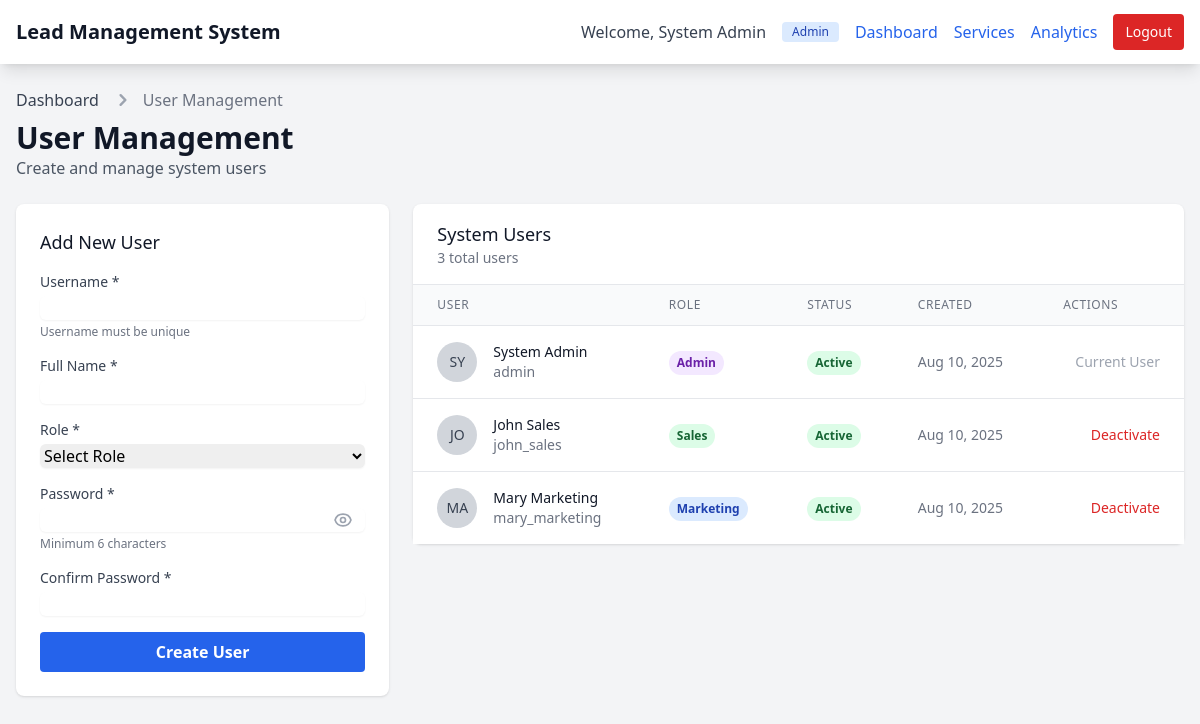
The page /users.php (signed in) on the database as committed earlier.
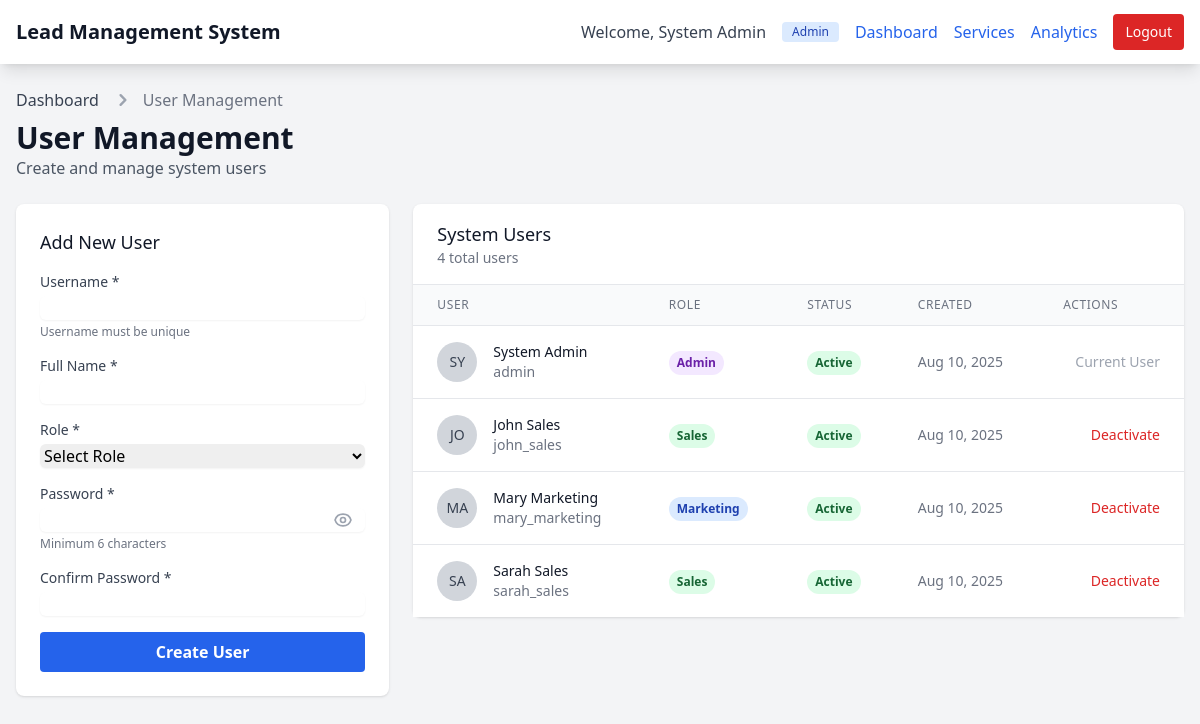
The same page on the database as committed later.
### tables this page shows
CREATE TABLE users (
    id INT PRIMARY KEY AUTO_INCREMENT,
    username VARCHAR(50) UNIQUE NOT NULL,
    password VARCHAR(255) NOT NULL,
    full_name VARCHAR(100),
    role ENUM('admin', 'sales', 'marketing') NOT NULL,
    is_active TINYINT(1) DEFAULT 1,
    created_at TIMESTAMP DEFAULT CURRENT_TIMESTAMP
);

### includes/auth.php (called while the page is built, shortened)
<?php
require_once 'connect.php';
function is_logged_in() {
    return isset($_SESSION['user_id']) && !empty($_SESSION['user_id']);
}
function get_logged_in_user() {
    $query = "SELECT id, username, full_name, role FROM users WHERE id = ?";
    return get_row($query, [$_SESSION['user_id']], 'i');
}
?>

### includes/connect.php (called while the page is built, shortened)
<?php
$conn = null;
try {
    $conn = new mysqli(DB_HOST, DB_USER, DB_PASS, DB_NAME);
} catch (Exception $e) {
    error_log("Database connection exception: " . $e->getMessage());
    die("Database configuration error. Please contact administrator.");
}
function execute_query($query, $params = [], $types = '') {
    global $conn;
    try {
        if (empty($params)) {
            $result = $conn->query($query);
            return $result;
        }
        $stmt = $conn->prepare($query);
        if (!empty($params)) {
            if (!$stmt->bind_param($types, ...$params)) {
                error_log("Bind param failed: " . $stmt->error);
                $stmt->close();
                throw new Exception("Parameter binding failed");
            }
        }
        if (!$stmt->execute()) {
            error_log("Execute failed: " . $stmt->error . " | Query: " . $query);
            $stmt->close();
            throw new Exception("Query execution failed");
        }
        $result = $stmt->get_result();
        return $result;
    } catch (Exception $e) {
        error_log("Database operation error: " . $e->getMessage());
        throw $e;
    }
}
function get_row($query, $params = [], $types = '') {
    try {
        $result = execute_query($query, $params, $types);
        $row = $result->fetch_assoc();
        return $row;
    } catch (Exception $e) {
        error_log("get_row error: " . $e->getMessage());
        return null;
    }
}
function get_all($query, $params = [], $types = '') {
    try {
        $result = execute_query($query, $params, $types);
        $rows = [];
        while ($row = $result->fetch_assoc()) {
            $rows[] = $row;
        }
        return $rows;
    } catch (Exception $e) {
        error_log("get_all error: " . $e->getMessage());
        return [];
    }
}
?>

### includes/functions.php (called while the page is built, shortened)
<?php
require_once 'connect.php';
function sanitize_output($string) {
    return htmlspecialchars($string, ENT_QUOTES, 'UTF-8');
}
function format_date($date) {
    return date('M j, Y', strtotime($date));
}
?>

### users.php (the view, shortened to what the changed rows need)
<?php
require_once 'includes/auth.php';
require_once 'includes/functions.php';
$current_user = get_logged_in_user();
$users = get_all("SELECT id, username, full_name, role, is_active, created_at FROM users ORDER BY created_at DESC");
?>
<!DOCTYPE html>
<html lang="en">
<head>
    <script src="https://cdn.tailwindcss.com"></script>
</head>
<body class="bg-gray-100 min-h-screen">
    <nav class="bg-white shadow-lg">
        <div class="max-w-7xl mx-auto px-4">
            <div class="flex justify-between h-16">
                <div class="flex items-center space-x-4">
                    <span class="text-gray-700">Welcome, <?php echo sanitize_output($current_user['full_name']); ?></span>
                    <span class="bg-blue-100 text-blue-800 text-xs font-medium px-2.5 py-0.5 rounded">
                        <?php echo ucfirst($current_user['role']); ?>
                    </span>
                    <a href="index.php" class="text-blue-600 hover:text-blue-800">Dashboard</a>
                    <a href="services.php" class="text-blue-600 hover:text-blue-800">Services</a>
                    <a href="analytics.php" class="text-blue-600 hover:text-blue-800">Analytics</a>
                    <a href="logout.php" class="bg-red-600 hover:bg-red-700 text-white px-3 py-2 rounded text-sm">
                        Logout
                    </a>
                </div>
            </div>
        </div>
    </nav>
    <div class="max-w-7xl mx-auto py-6 px-4">
        <div class="mb-6">
            <h1 class="text-3xl font-bold text-gray-900 mt-2">User Management</h1>
        </div>
        <div class="grid grid-cols-1 lg:grid-cols-3 gap-6">
            <div class="lg:col-span-2">
                <div class="bg-white shadow rounded-lg">
                    <div class="px-6 py-4 border-b border-gray-200">
                        <h3 class="text-lg font-medium text-gray-900">System Users</h3>
                        <p class="text-sm text-gray-500"><?php echo count($users); ?> total users</p>
                    </div>
                    <div class="overflow-x-auto">
                        <table class="min-w-full divide-y divide-gray-200">
                            <thead class="bg-gray-50">
                                <tr>
                                    <th class="px-6 py-3 text-left text-xs font-medium text-gray-500 uppercase tracking-wider">User</th>
                                    <th class="px-6 py-3 text-left text-xs font-medium text-gray-500 uppercase tracking-wider">Role</th>
                                    <th class="px-6 py-3 text-left text-xs font-medium text-gray-500 uppercase tracking-wider">Status</th>
                                    <th class="px-6 py-3 text-left text-xs font-medium text-gray-500 uppercase tracking-wider">Created</th>
                                    <th class="px-6 py-3 text-left text-xs font-medium text-gray-500 uppercase tracking-wider">Actions</th>
                                </tr>
                            </thead>
                            <tbody class="bg-white divide-y divide-gray-200">
                                <?php foreach ($users as $user): ?>
                                    <tr class="hover:bg-gray-50">
                                        <td class="px-6 py-4 whitespace-nowrap">
                                            <div class="flex items-center">
                                                <div class="flex-shrink-0 h-10 w-10">
                                                    <div class="h-10 w-10 rounded-full bg-gray-300 flex items-center justify-center">
                                                        <span class="text-sm font-medium text-gray-700">
                                                            <?php echo strtoupper(substr($user['full_name'], 0, 2)); ?>
                                                        </span>
                                                    </div>
                                                </div>
                                                <div class="ml-4">
                                                    <div class="text-sm font-medium text-gray-900">
                                                        <?php echo sanitize_output($user['full_name']); ?>
                                                    </div>
                                                    <div class="text-sm text-gray-500">
                                                        <?php echo sanitize_output($user['username']); ?>
                                                    </div>
                                                </div>
                                            </div>
                                        </td>
                                        <td class="px-6 py-4 whitespace-nowrap">
                                            <span class="inline-flex px-2 py-1 text-xs font-semibold rounded-full
                                                <?php echo $user['role'] === 'admin' ? 'bg-purple-100 text-purple-800' :
                                                          ($user['role'] === 'sales' ? 'bg-green-100 text-green-800' : 'bg-blue-100 text-blue-800'); ?>">
                                                <?php echo ucfirst($user['role']); ?>
                                            </span>
                                        </td>
                                        <td class="px-6 py-4 whitespace-nowrap">
                                            <span class="inline-flex px-2 py-1 text-xs font-semibold rounded-full
                                                <?php echo $user['is_active'] ? 'bg-green-100 text-green-800' : 'bg-red-100 text-red-800'; ?>">
                                                <?php echo $user['is_active'] ? 'Active' : 'Inactive'; ?>
                                            </span>
                                        </td>
                                        <td class="px-6 py-4 whitespace-nowrap text-sm text-gray-500">
                                            <?php echo format_date($user['created_at']); ?>
                                        </td>
                                        <td class="px-6 py-4 whitespace-nowrap text-right text-sm font-medium">
                                            <?php if ($user['id'] != $current_user['id']): ?>
                                                <form method="POST" class="inline">
                                                    <button type="submit" name="toggle_status"
                                                            class="<?php echo $user['is_active'] ? 'text-red-600 hover:text-red-900' : 'text-green-600 hover:text-green-900'; ?>">
                                                        <?php echo $user['is_active'] ? 'Deactivate' : 'Activate'; ?>
                                                    </button>
                                                </form>
                                            <?php else: ?>
                                                <span class="text-gray-400">Current User</span>
                                            <?php endif; ?>
                                        </td>
                                    </tr>
                                <?php endforeach; ?>
                            </tbody>
                        </table>
                    </div>
                </div>
            </div>
        </div>
    </div>
</body>
</html>

Rows that differ between the two databases and show on the page:
added users: full_name "SA", full_name "Sarah Sales", username "sarah_sales", role "Sales", is_active "Active", created_at "Aug 10, 2025"
Other text that changed with them:
count($users): "3" → "4"
